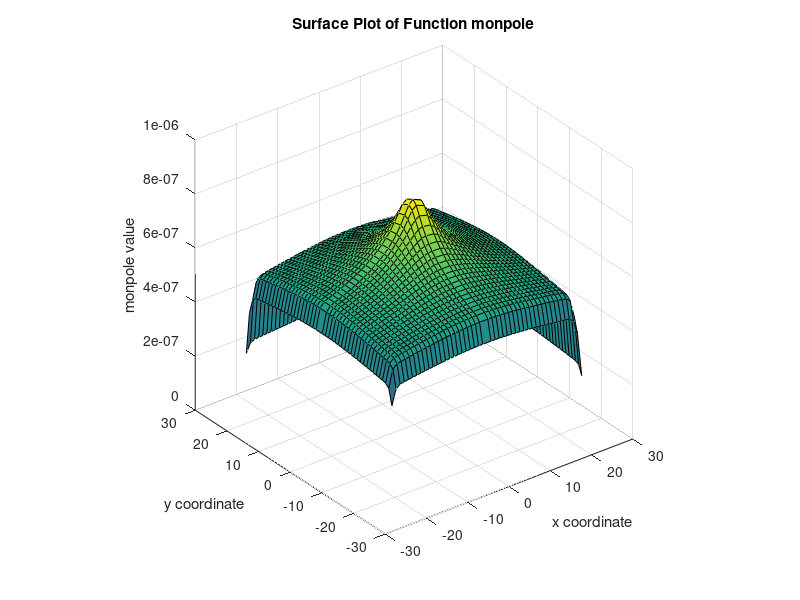

Recreate this plot in MATLAB.
%% The purpose is to try and plot the exact solutions to the monopole, dipole and quadrapole distributions
x = [-23:-1,1:23];
y = [-23:-1,1:23];
x = x;
y = y;

c0 = 343;
dx = 1; 
rho0 = 1.225; 
w = 2*pi/30;
%from https://www.engineeringtoolbox.com/sound-speed-water-d_598.html at 20 degrees celsius

[X,Y] = meshgrid(x,y);

% define several functions for the distributions, lets just start with
% monopole, so source terms looks about right
S = @(x1,x2) 0.5.*exp(-log(2)/2.*(x1.^2+x2.^2));

source = S(X,Y);
surf(X,Y,source)
xlabel("x coordinate");
ylabel("y coordinate");
zlabel(" S value");
title("Surface Plot of Function S");
%%
% now lets try evualting the dG/dt for monpole source 
%G = @(x1,x2,t,w,c) besselh(0,w/c.*sqrt(x1.^2+x2.^2)) %
G = @(x1,x2,t,w,c) (w/(4*c^2)).*exp(-1i*w.*t).*besselh(0,w/c.*sqrt(x1.^2+x2.^2)).*(-1i*w);
greenFunc = G(X,Y,40*0.5,w,c0);
surf(X,Y,abs(greenFunc))
xlabel("x coordinate");
ylabel("y coordinate");
zlabel(" G value");
title("Surface Plot of Function G");

%% 

% now lets do the convolution for the exact solution

monopole = conv2(source, greenFunc,"same");
surf(X,Y,abs(monopole))
xlabel("x coordinate");
ylabel("y coordinate");
zlabel("monpole value");
axis square
title("Surface Plot of Function monpole");


%% 
% lets try to draw a polar plot
% so we need to get magnitude and angles
%}